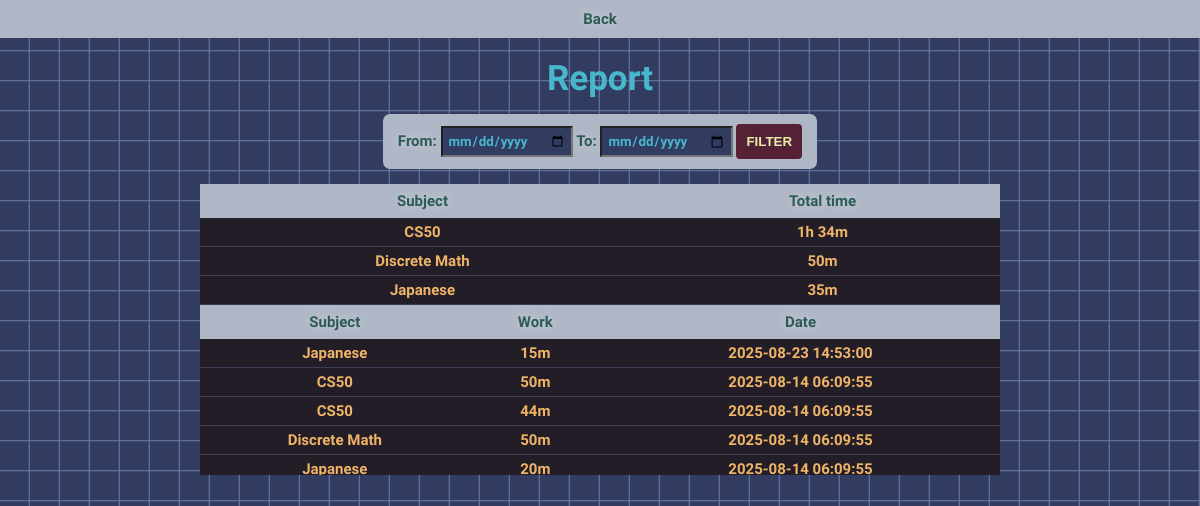
The app's page /statistics with its own data.
### tables this page shows
CREATE TABLE studies (id INTEGER PRIMARY KEY AUTOINCREMENT NOT NULL, name TEXT NOT NULL, work_time INTEGER NOT NULL, date TEXT NOT NULL DEFAULT current_timestamp);

### app.py (the view)
@app.route("/statistics", methods=["GET", "POST"])
def statistics():
    from_date = request.form.get("from-date")
    to_date = request.form.get("to-date")
    if (not from_date and not to_date):
        query = "SELECT * FROM studies ORDER BY date DESC"
        studies = db.execute(query)
        summaries = db.execute("SELECT name, SUM(work_time) as total_time FROM (" + query + ") GROUP BY name ORDER BY total_time DESC")
    elif (not to_date):
        query = "SELECT * FROM studies WHERE date >= ? ORDER BY date DESC"
        studies = db.execute(query, from_date)
        summaries = db.execute("SELECT name, SUM(work_time) as total_time FROM (" + query + ") GROUP BY name ORDER BY total_time DESC", from_date)
    else:
        query = "SELECT * FROM studies WHERE date >= ? AND DATE(date) <= ? ORDER BY date DESC"
        studies = db.execute(query, from_date, to_date)
        summaries = db.execute("SELECT name, SUM(work_time) as total_time FROM (" + query + ") GROUP BY name ORDER BY total_time DESC", from_date, to_date)
    return render_template("statistics.html", studies=studies, summaries=summaries)

### app.py (called while the page is built)
@app.after_request
def after_request(response):
    response.headers["Cache-Control"] = "no-cache, no-store, must-revalidate"
    response.headers["Expires"] = 0
    response.headers["Pragma"] = "no-cache"
    return response

### helper.py (called while the page is built)
def to_hours_minutes(minutes):
    hours = 0
    minutes = minutes
    while (minutes >= 60):
        hours += 1
        minutes -= 60
    if hours == 0:
        return f"{minutes}m"
    else:
        return f"{hours}h {minutes}m"

### templates/statistics.html (shortened to what this page needs)
{% extends "layout.html" %}
{% block body %}
<div class="top">
    <a href="/">Back</a>
</div>
<div class="middle">
    <h2 style="margin: 0;">Report</h2>
    <form action="/statistics" method="post" class="filter-form">
        From: <input name="from-date" type="date">
        To: <input name="to-date" type="date">
        <button type="submit">Filter</button>
    </form>
    <div class="summary-container">
        <table>
            <thead>
                <tr>
                    <th>Subject</th>
                    <th>Total time</th>
                </tr>
            </thead>
            <tbody>
                {% for summary in summaries %}
                <tr>
                    <td>{{ summary.name }}</td>
                    <td>{{ summary.total_time | to_hours_minutes }}</td>
                </tr>
                {% endfor %}
            </tbody>
        </table>
    </div>
    <div class="record-container">
        <table>
            <thead>
                <tr>
                    <th>Subject</th>
                    <th>Work</th>
                    <th>Date</th>
                </tr>
            </thead>
            <tbody>
                {% for study in studies %}
                    <tr>
                        <td>{{ study.name }}</td>
                        <td>{{ study.work_time | to_hours_minutes }}</td>
                        <td>{{ study.date }}</td>
                    </tr>
                {% endfor %}
            </tbody>
        </table>
    </div>
</div>
{% endblock %}

### static/styles.css (style rules this page uses)
body { background: #313c60; color: #2c5c54; text-shadow: 0 0 10px #cdd4e3; font-weight: bold; font-family: 'Michroma', sans-serif; font-size: 15px; margin: 0; min-height: 100vh; background-image: repeating-linear-gradient( 0deg, transparent, transparent 28px, #6d7ead 30px), repeating-linear-gradient( 90deg, transparent, transparent 28px, #6d7ead 30px); }
.top { display: flex; justify-content: space-around; padding: 10px; background: #afb6c5; }
.top a { color: #2c5c54; text-decoration: none; font-weight: bold; text-shadow: 0 0 10px #cdd4e3; }
.middle { display: flex; flex-direction: column; align-items: center; padding: 20px; }
h2 { font-size: 35px; }
h2, h3 { color: #48b7cc; text-shadow: none; position: relative; z-index: 1; margin: 5px 0; }
form { background: #afb6c5; padding: 20px; width: 300px; border-radius: 7px; }
form input, form select { background: #231d28; color: #efb466; font-family: inherit; padding: 5px; margin-top: 5px; margin-bottom: 15px; width: 100%; }
form button { background: #562134; border: none; padding: 10px; width: 100%; font-weight: bold; color: #f7e79c; cursor: pointer; text-transform: uppercase; border-radius: 4px; text-shadow: 0 0 4px #313c60 }
table { border-collapse: collapse; width: 90%; max-width: 800px; background: #231d28; border-radius: 7px; }
thead th { padding: 8px; text-align: center; position: sticky; top: 0; background: #afb6c5; }
tbody td { text-shadow: none; padding: 5px; text-align: center; color: #efb466; font-weight: bold; border-bottom: 1px solid #6d7ead55; }
tbody tr { background: #231d28; }
.filter-form { margin: 15px; background: #afb6c5; padding: 10px 15px; width: auto; }
.filter-form input { color: #48b7cc; font-weight: bold; background: #313c60; }
.filter-form input, .filter-form button { width: auto; margin: 0; }
.record-container { max-height: 170px; overflow-x: hidden; width: 90%; max-width: 800px; }
.record-container table { width: 100%; margin: 0; }
.summary-container { max-height: 200px; overflow-x: hidden; width: 90%; max-width: 800px; }
.summary-container table { width: 100%; margin: 0; }

### records on screen
studies: name "Japanese", work_time|to_hours_minutes "15m", date "2025-08-23 14:53:00"
studies: name "CS50", work_time|to_hours_minutes "50m", date "2025-08-14 06:09:55"
studies: name "CS50", work_time|to_hours_minutes "44m", date "2025-08-14 06:09:55"
studies: name "Discrete Math", work_time|to_hours_minutes "50m", date "2025-08-14 06:09:55"
studies: name "Japanese", work_time|to_hours_minutes "20m", date "2025-08-14 06:09:55"

### other values on screen
{{ summary.name }} "CS50" "Discrete Math" "Japanese"
{{ summary.total_time | to_hours_minutes }} "1h 34m" "50m" "35m"
